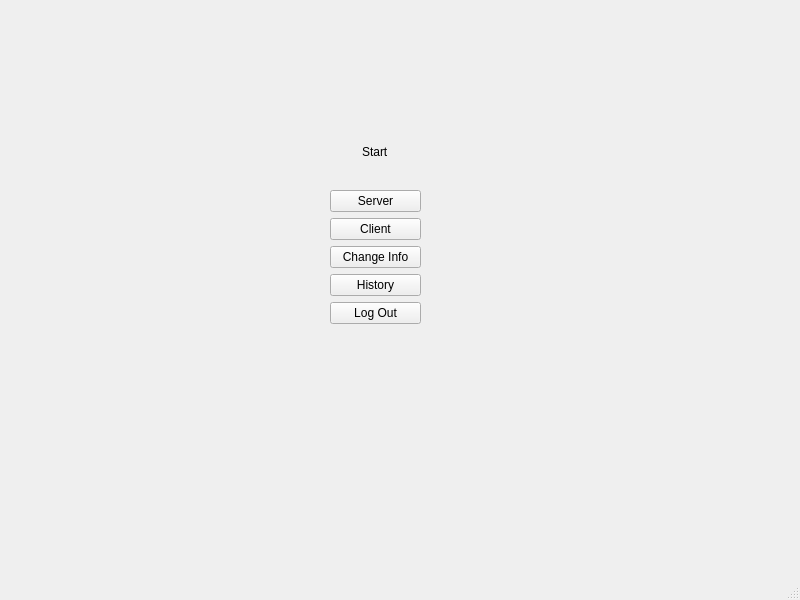
<?xml version="1.0" encoding="UTF-8"?>
<ui version="4.0">
 <class>MainMenu</class>
 <widget class="QMainWindow" name="MainMenu">
  <property name="geometry">
   <rect>
    <x>0</x>
    <y>0</y>
    <width>800</width>
    <height>600</height>
   </rect>
  </property>
  <property name="windowTitle">
   <string>MainWindow</string>
  </property>
  <widget class="QWidget" name="centralwidget">
   <property name="enabled">
    <bool>true</bool>
   </property>
   <widget class="QWidget" name="layoutWidget">
    <property name="geometry">
     <rect>
      <x>330</x>
      <y>120</y>
      <width>91</width>
      <height>204</height>
     </rect>
    </property>
    <layout class="QVBoxLayout" name="verticalLayout_2">
     <item>
      <layout class="QVBoxLayout" name="verticalLayout">
       <item alignment="Qt::AlignHCenter|Qt::AlignVCenter">
        <widget class="QLabel" name="start">
         <property name="text">
          <string>Start</string>
         </property>
        </widget>
       </item>
       <item>
        <widget class="QPushButton" name="ServerBtn">
         <property name="text">
          <string>Server</string>
         </property>
        </widget>
       </item>
       <item>
        <widget class="QPushButton" name="ClientBtn">
         <property name="text">
          <string>Client</string>
         </property>
        </widget>
       </item>
      </layout>
     </item>
     <item>
      <widget class="QPushButton" name="changeInfo">
       <property name="text">
        <string>Change Info</string>
       </property>
      </widget>
     </item>
     <item>
      <widget class="QPushButton" name="history">
       <property name="text">
        <string>History</string>
       </property>
      </widget>
     </item>
     <item>
      <widget class="QPushButton" name="logOutBtn">
       <property name="text">
        <string>Log Out</string>
       </property>
      </widget>
     </item>
    </layout>
   </widget>
  </widget>
  <widget class="QMenuBar" name="menubar">
   <property name="geometry">
    <rect>
     <x>0</x>
     <y>0</y>
     <width>800</width>
     <height>21</height>
    </rect>
   </property>
  </widget>
  <widget class="QStatusBar" name="statusbar"/>
 </widget>
 <resources/>
 <connections/>
</ui>
